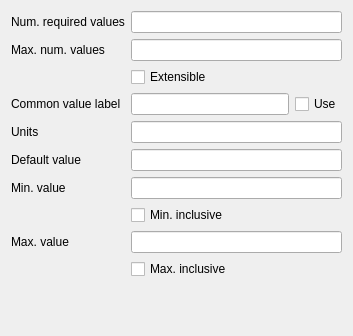
<?xml version="1.0" encoding="UTF-8"?>
<ui version="4.0">
 <class>ItemDefValueForm</class>
 <widget class="QWidget" name="ItemDefValueForm">
  <property name="geometry">
   <rect>
    <x>0</x>
    <y>0</y>
    <width>353</width>
    <height>336</height>
   </rect>
  </property>
  <property name="windowTitle">
   <string>Form</string>
  </property>
  <layout class="QVBoxLayout" name="verticalLayout">
   <item>
    <layout class="QFormLayout" name="formLayout">
     <item row="0" column="0">
      <widget class="QLabel" name="label_2">
       <property name="text">
        <string>Num. required values</string>
       </property>
      </widget>
     </item>
     <item row="0" column="1">
      <widget class="QLineEdit" name="leNumReqValues"/>
     </item>
     <item row="1" column="0">
      <widget class="QLabel" name="label_3">
       <property name="text">
        <string>Max. num. values</string>
       </property>
      </widget>
     </item>
     <item row="1" column="1">
      <widget class="QLineEdit" name="leMaxNumValues"/>
     </item>
     <item row="2" column="1">
      <widget class="QCheckBox" name="cbExtensible">
       <property name="text">
        <string>Extensible</string>
       </property>
      </widget>
     </item>
     <item row="3" column="0">
      <widget class="QLabel" name="label_4">
       <property name="text">
        <string>Common value label</string>
       </property>
      </widget>
     </item>
     <item row="3" column="1">
      <layout class="QHBoxLayout" name="horizontalLayout_2">
       <item>
        <widget class="QLineEdit" name="leCommonLabel"/>
       </item>
       <item>
        <widget class="QCheckBox" name="cbCommonLabel">
         <property name="text">
          <string>Use</string>
         </property>
        </widget>
       </item>
      </layout>
     </item>
     <item row="4" column="0">
      <widget class="QLabel" name="label">
       <property name="text">
        <string>Units</string>
       </property>
      </widget>
     </item>
     <item row="4" column="1">
      <widget class="QLineEdit" name="leUnits"/>
     </item>
     <item row="5" column="0">
      <widget class="QLabel" name="label_5">
       <property name="text">
        <string>Default value</string>
       </property>
      </widget>
     </item>
     <item row="5" column="1">
      <widget class="QLineEdit" name="leDefaultValue"/>
     </item>
     <item row="6" column="0">
      <widget class="QLabel" name="label_6">
       <property name="text">
        <string>Min. value</string>
       </property>
      </widget>
     </item>
     <item row="6" column="1">
      <widget class="QLineEdit" name="leMinValue"/>
     </item>
     <item row="8" column="0">
      <widget class="QLabel" name="label_7">
       <property name="text">
        <string>Max. value</string>
       </property>
      </widget>
     </item>
     <item row="8" column="1">
      <widget class="QLineEdit" name="leMaxValue"/>
     </item>
     <item row="7" column="1">
      <widget class="QCheckBox" name="cbMinInclusive">
       <property name="text">
        <string>Min. inclusive</string>
       </property>
      </widget>
     </item>
     <item row="9" column="1">
      <widget class="QCheckBox" name="cbMaxInclusive">
       <property name="text">
        <string>Max. inclusive</string>
       </property>
      </widget>
     </item>
    </layout>
   </item>
   <item>
    <widget class="QWidget" name="wSubclass" native="true"/>
   </item>
  </layout>
 </widget>
 <resources/>
 <connections/>
</ui>
